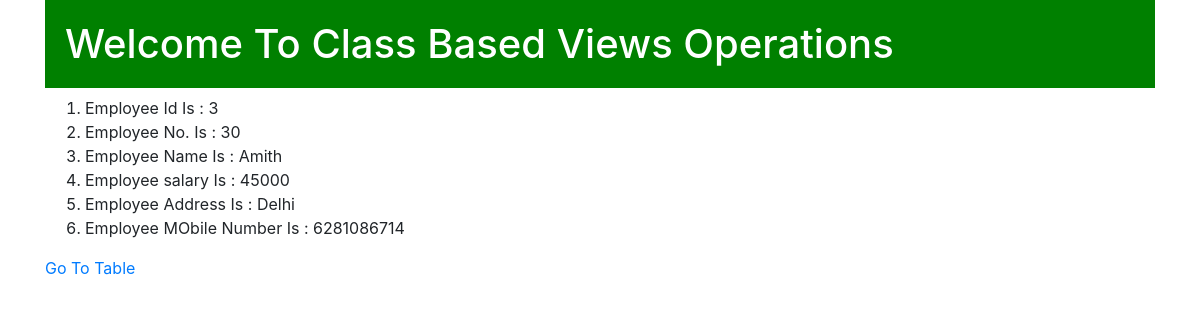
/employees/3/detail/, run on the app's committed database.
### Provider_App/models.py (models this page shows, shortened)
class Employee(models.Model):
    eno = models.IntegerField()
    ename  = models.CharField(max_length=50)
    salary = models.IntegerField()
    address = models.CharField(max_length=50)
    mobile = models.BigIntegerField(unique=True)

### Provider_App/views.py (the view)
# urls.py: path('<int:pk>/detail/',views.EmployeeDetailView.as_view(),name='employee_detail'),
class EmployeeDetailView(DetailView):
    model = Employee
    template_name = 'employee/employee_detail.html'
    context_object_name = 'employee'

### templates/employee/employee_detail.html (shortened to what this page needs)
{% extends 'employee/base.html' %}
{% block body %}
    {% if employee %}
        <ol>
            <li>Employee Id Is : {{ employee.id }}</li>
            <li>Employee No. Is : {{ employee.eno }}</li>
            <li>Employee Name Is : {{ employee.ename}}</li>
            <li>Employee salary Is : {{ employee.salary}}</li>
            <li>Employee Address Is : {{ employee.address}}</li>
            <li>Employee MObile Number Is : {{ employee.mobile}}</li>
        </ol>
    {% else %}
    <h1>Requested Employee Not Available </h1>
    {% endif %}
        <a href="{% url 'employees' %}">Go To Table</a>
{% endblock %}

### data on the page
Employee: id "3", eno "30", ename "Amith", salary "45000", address "Delhi", mobile "6281086714"
